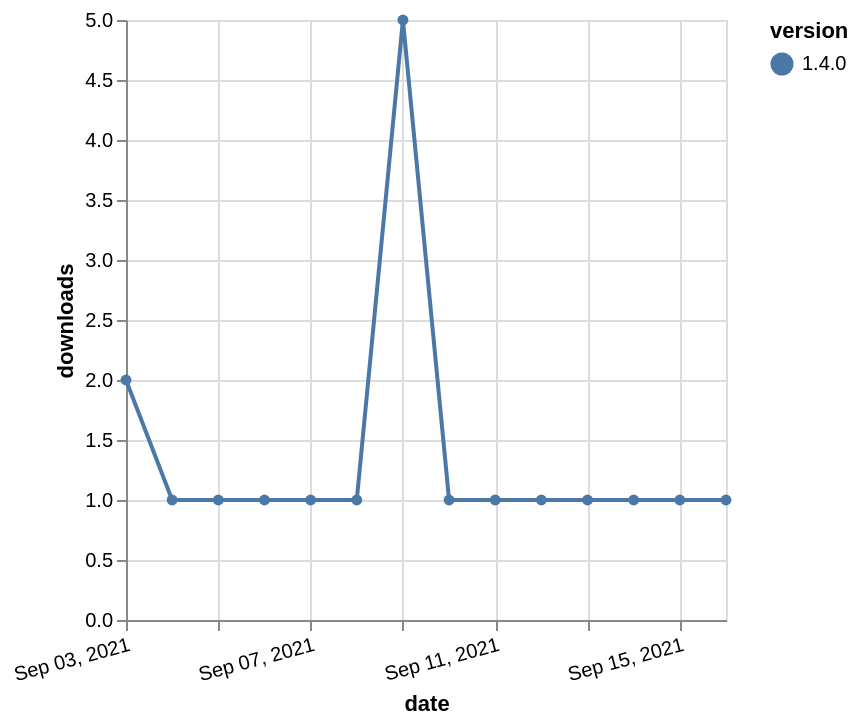

Vega-Lite specification for this chart:
### Vega-Lite specification from a JSON file in a GitHub repository (floating-point values rounded to 4 significant figures)
{"$schema": "https://vega.github.io/schema/vega-lite/v5.json", "description": "A simple bar chart with embedded data.", "data": {"values": [{"date": "2021-09-03", "total": 509, "delta": 2, "version": "1.4.0"}, {"date": "2021-09-04", "total": 510, "delta": 1, "version": "1.4.0"}, {"date": "2021-09-05", "total": 511, "delta": 1, "version": "1.4.0"}, {"date": "2021-09-06", "total": 512, "delta": 1, "version": "1.4.0"}, {"date": "2021-09-07", "total": 513, "delta": 1, "version": "1.4.0"}, {"date": "2021-09-08", "total": 514, "delta": 1, "version": "1.4.0"}, {"date": "2021-09-09", "total": 519, "delta": 5, "version": "1.4.0"}, {"date": "2021-09-10", "total": 520, "delta": 1, "version": "1.4.0"}, {"date": "2021-09-11", "total": 521, "delta": 1, "version": "1.4.0"}, {"date": "2021-09-12", "total": 522, "delta": 1, "version": "1.4.0"}, {"date": "2021-09-13", "total": 523, "delta": 1, "version": "1.4.0"}, {"date": "2021-09-14", "total": 524, "delta": 1, "version": "1.4.0"}, {"date": "2021-09-15", "total": 525, "delta": 1, "version": "1.4.0"}, {"date": "2021-09-16", "total": 526, "delta": 1, "version": "1.4.0"}]}, "width": "container", "mark": {"type": "line", "point": {"filled": true}}, "encoding": {"x": {"field": "date", "type": "temporal", "timeUnit": "yearmonthdate", "title": "date", "axis": {"labelAngle": -15}}, "y": {"field": "delta", "type": "quantitative", "title": "downloads"}, "color": {"field": "version", "type": "nominal"}, "tooltip": {"field": "delta"}}}
